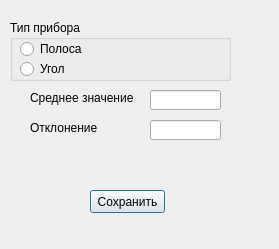
<?xml version="1.0" encoding="UTF-8"?>
<ui version="4.0">
 <class>Arrow_Pr_Dlg</class>
 <widget class="QDialog" name="Arrow_Pr_Dlg">
  <property name="geometry">
   <rect>
    <x>0</x>
    <y>0</y>
    <width>279</width>
    <height>249</height>
   </rect>
  </property>
  <property name="windowTitle">
   <string>Dialog</string>
  </property>
  <widget class="QGroupBox" name="groupBox">
   <property name="geometry">
    <rect>
     <x>10</x>
     <y>20</y>
     <width>221</width>
     <height>61</height>
    </rect>
   </property>
   <property name="title">
    <string>Тип прибора</string>
   </property>
   <widget class="QRadioButton" name="rbStripType">
    <property name="geometry">
     <rect>
      <x>10</x>
      <y>20</y>
      <width>83</width>
      <height>18</height>
     </rect>
    </property>
    <property name="text">
     <string>Полоса</string>
    </property>
   </widget>
   <widget class="QRadioButton" name="rbAngleType">
    <property name="geometry">
     <rect>
      <x>10</x>
      <y>40</y>
      <width>83</width>
      <height>18</height>
     </rect>
    </property>
    <property name="text">
     <string>Угол</string>
    </property>
   </widget>
  </widget>
  <widget class="QLabel" name="label_2">
   <property name="geometry">
    <rect>
     <x>30</x>
     <y>90</y>
     <width>111</width>
     <height>16</height>
    </rect>
   </property>
   <property name="text">
    <string>Среднее значение</string>
   </property>
  </widget>
  <widget class="QLabel" name="label_3">
   <property name="geometry">
    <rect>
     <x>30</x>
     <y>120</y>
     <width>111</width>
     <height>16</height>
    </rect>
   </property>
   <property name="text">
    <string>Отклонение</string>
   </property>
  </widget>
  <widget class="QLineEdit" name="leMidVal">
   <property name="geometry">
    <rect>
     <x>150</x>
     <y>90</y>
     <width>71</width>
     <height>20</height>
    </rect>
   </property>
  </widget>
  <widget class="QLineEdit" name="leDeltaVal">
   <property name="geometry">
    <rect>
     <x>150</x>
     <y>120</y>
     <width>71</width>
     <height>20</height>
    </rect>
   </property>
  </widget>
  <widget class="QPushButton" name="btnSave">
   <property name="geometry">
    <rect>
     <x>90</x>
     <y>190</y>
     <width>75</width>
     <height>23</height>
    </rect>
   </property>
   <property name="text">
    <string>Сохранить</string>
   </property>
  </widget>
 </widget>
 <resources/>
 <connections/>
</ui>
